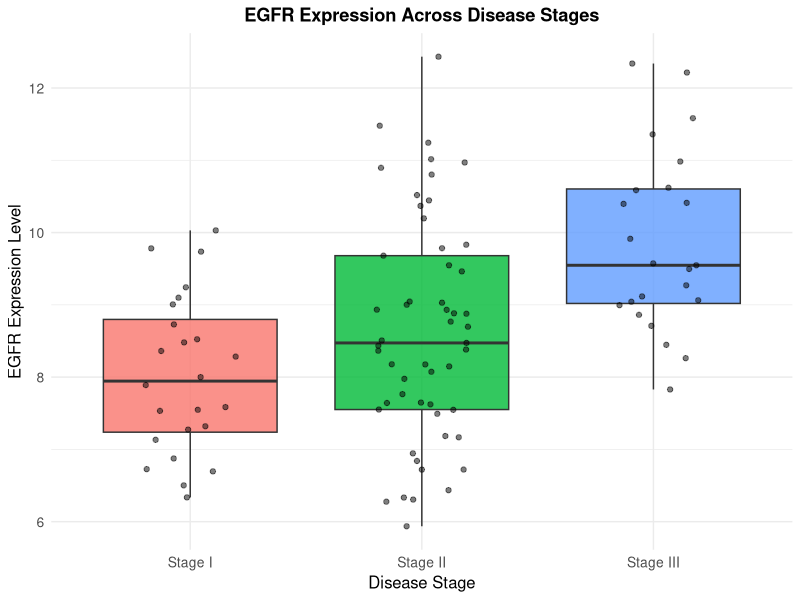
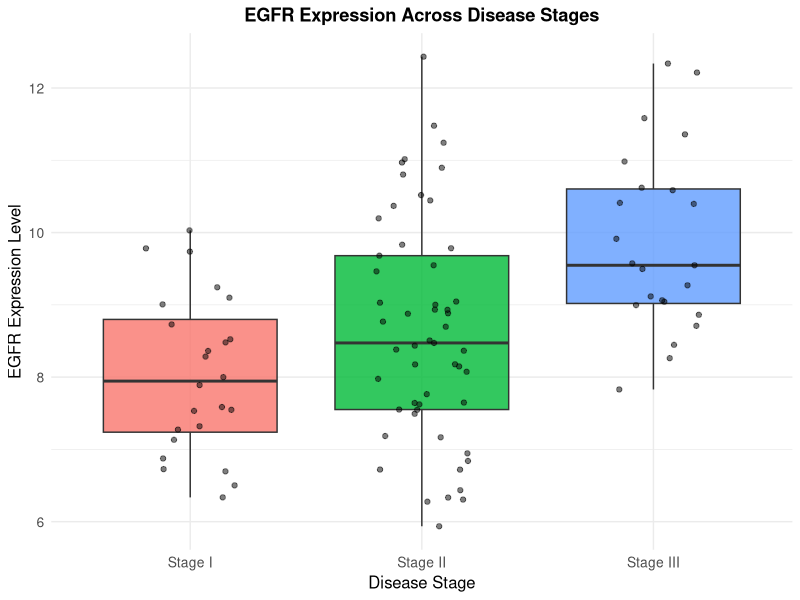

Here is the R script that generated these plots, in order:
library(tidyverse)
library(ggrepel)

data <- read.csv("bio_complex_data.csv")

final_plot <- ggplot(data, aes(x = disease_stage, y = EGFR_expr, fill = disease_stage)) +
  geom_boxplot(alpha = 0.8, outlier.shape = NA) +
  geom_jitter(width = 0.2, alpha = 0.5, size = 1.5) +
  labs(title = "EGFR Expression Across Disease Stages",
       x = "Disease Stage",
       y = "EGFR Expression Level") +
  theme_minimal() +
  theme(plot.title = element_text(hjust = 0.5, face = "bold"),
        axis.text = element_text(size = 10),
        axis.title = element_text(size = 12),
        legend.position = "none")

ggsave("__OUTPUT_PNG_FILE__", plot = final_plot, width = 8, height = 6, dpi = 300)
ggsave("__OUTPUT_PDF_FILE__", plot = final_plot, width = 8, height = 6)